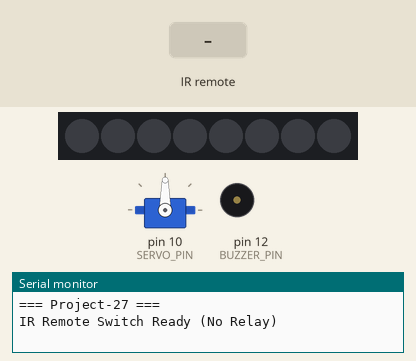
Bench run of a sketch on a simulated Arduino Uno, built with avr-gcc and run on an emulated ATmega328P. Parts: servo, 8 RGB LEDs in strip order, left to right, buzzer (waves = sounding, pin HIGH), the last lines printed to the serial monitor. Inputs (shaded band) come from the test bench.

Above: at 1.2 s.
1.3 s: infrared code 0xA received
At 1.7 s:
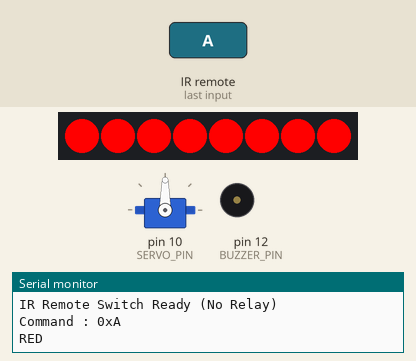
2.8 s: infrared code 0x1B received
At 2.95 s:
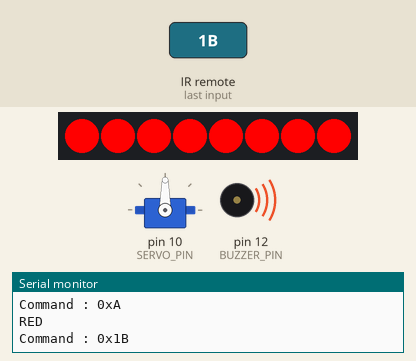
4.6 s: infrared code 0xC received
At 5.4 s:
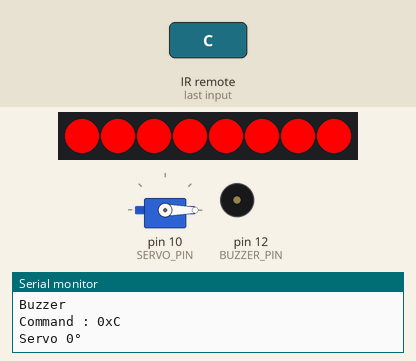
6.1 s: infrared code 0xE received
At 6.5 s:
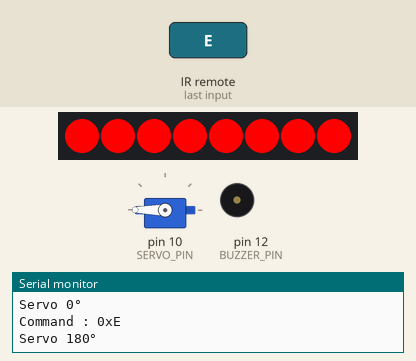
7.6 s: infrared code 0x1B received
At 7.75 s:
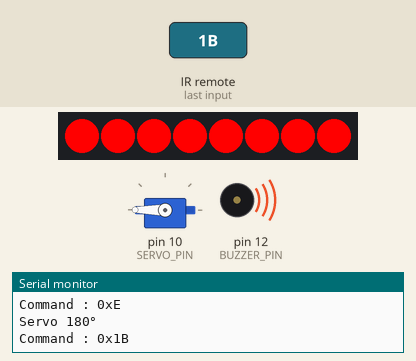
Timing chart, 0 to 10.4 s (numbered marks = the images above; inputs shaded):
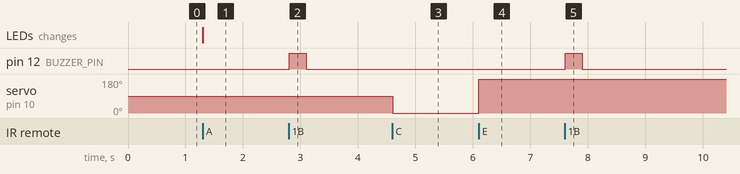

Measured:
- after the input at 1.3 s, the LEDs: change at once (image 1)
- after the input at 2.8 s, pin 12 (BUZZER_PIN): LOW → HIGH at once, → LOW 0.30 s later
- after the input at 4.6 s, servo on pin 10 (SERVO_PIN): 90° → 0° at once
- after the input at 6.1 s, servo on pin 10 (SERVO_PIN): 0° → 180° at once
- after the input at 7.6 s, pin 12 (BUZZER_PIN): LOW → HIGH at once, → LOW 0.30 s later

The sketch:

Project_27.ino
```cpp
/*
==========================================
Project-27 : IR Remote Switch (No Relay)
Autobotix Robotics Board

POWER  -> All OFF        (0x12)
1      -> RGB RED        (0x0A)
2      -> Buzzer         (0x1B)
4      -> Servo 0°       (0x0C)
5      -> Servo 90°      (0x0D)
6      -> Servo 180°     (0x0E)
==========================================
*/

#include <IRremote.hpp>
#include <Servo.h>
#include <Adafruit_NeoPixel.h>

#define IR_PIN      3
#define SERVO_PIN   10
#define RGB_PIN     11
#define BUZZER_PIN  12

#define NUMPIXELS 8
Adafruit_NeoPixel rgb(NUMPIXELS, RGB_PIN, NEO_GRB + NEO_KHZ800);

Servo servo1;

unsigned long lastCommandTime = 0;
const unsigned long DEBOUNCE_DELAY = 400;

void setup()
{
  Serial.begin(9600);

  pinMode(BUZZER_PIN, OUTPUT);
  digitalWrite(BUZZER_PIN, LOW);

  servo1.attach(SERVO_PIN);
  servo1.write(90);

  rgb.begin();
  rgb.clear();
  rgb.show();

  IrReceiver.begin(IR_PIN, ENABLE_LED_FEEDBACK);

  Serial.println("=== Project-27 ===");
  Serial.println("IR Remote Switch Ready (No Relay)");
}

void loop()
{
  if (IrReceiver.decode())
  {
    if (IrReceiver.decodedIRData.flags & IRDATA_FLAGS_IS_REPEAT)
    {
      IrReceiver.resume();
      return;
    }

    if (millis() - lastCommandTime < DEBOUNCE_DELAY)
    {
      IrReceiver.resume();
      return;
    }

    uint8_t cmd = IrReceiver.decodedIRData.command;

    lastCommandTime = millis();

    Serial.print("Command : 0x");
    Serial.println(cmd, HEX);

    switch (cmd)
    {
      case 0x12: // POWER -> All OFF
        allOff();
        Serial.println("All OFF");
        break;

      case 0xA: // Button 1 -> RGB RED
        setRGB(255, 0, 0);
        Serial.println("RED");
        break;

      case 0x1B: // Button 2 -> Beep Buzzer
        beepBuzzer();
        Serial.println("Buzzer");
        break;

      case 0xC: // Button 4 -> Servo 0°
        servo1.write(0);
        Serial.println("Servo 0°");
        break;

      case 0xD: // Button 5 -> Servo 90°
        servo1.write(90);
        Serial.println("Servo 90°");
        break;

      case 0xE: // Button 6 -> Servo 180°
        servo1.write(180);
        Serial.println("Servo 180°");
        break;
    }

    IrReceiver.resume();
  }
}

void setRGB(byte r, byte g, byte b)
{
  for(int i = 0; i < NUMPIXELS; i++)
  {
    rgb.setPixelColor(i, rgb.Color(r, g, b));
  }
  rgb.show();
}

void beepBuzzer()
{
  digitalWrite(BUZZER_PIN, HIGH);
  delay(300);
  digitalWrite(BUZZER_PIN, LOW);
}

void allOff()
{
  rgb.clear();
  rgb.show();

  digitalWrite(BUZZER_PIN, LOW);

  servo1.write(90);
}
```
